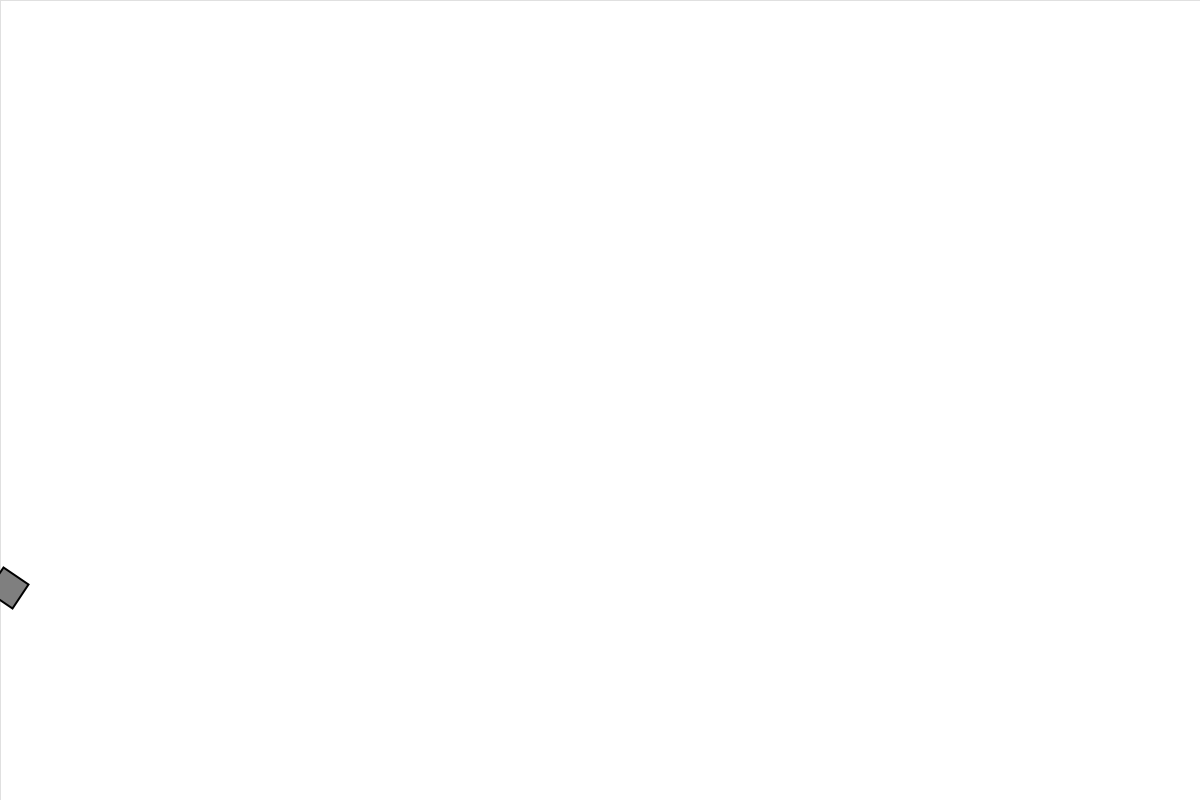
Frame 1 (no input)
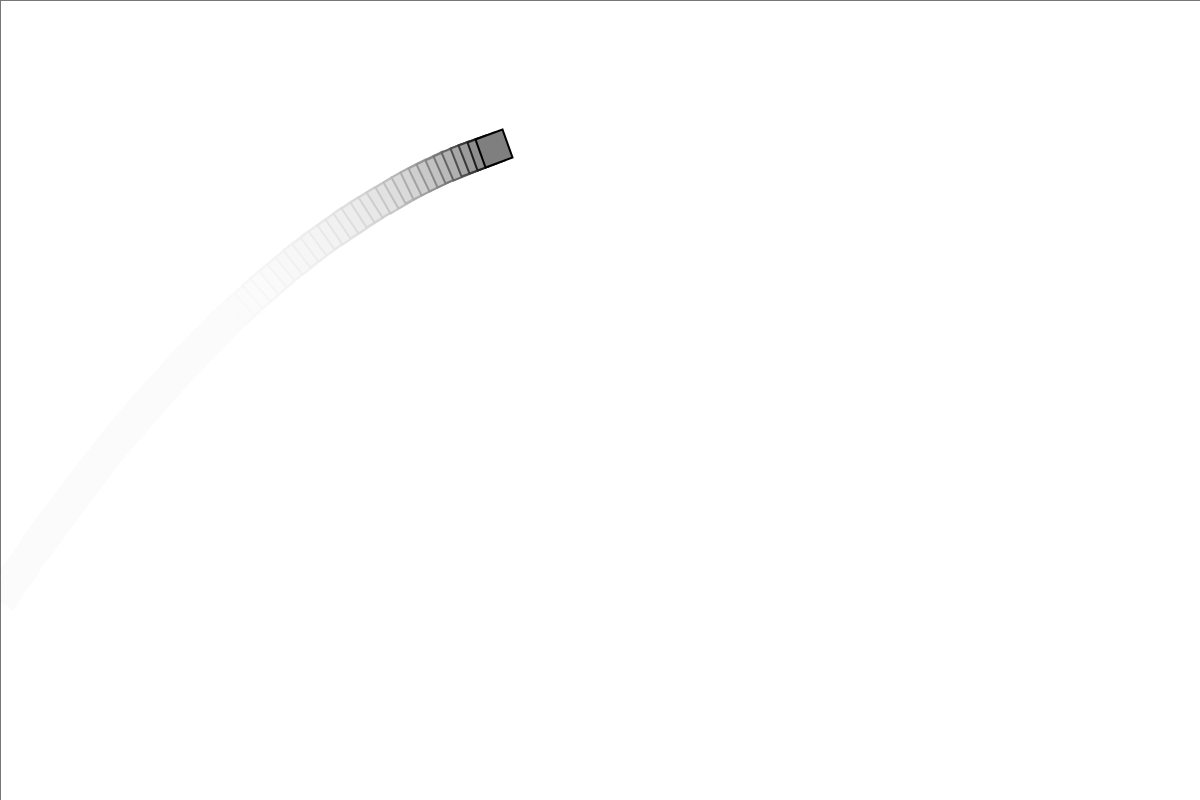
Frame 60 (the mouse pressed at the canvas centre just before this capture)
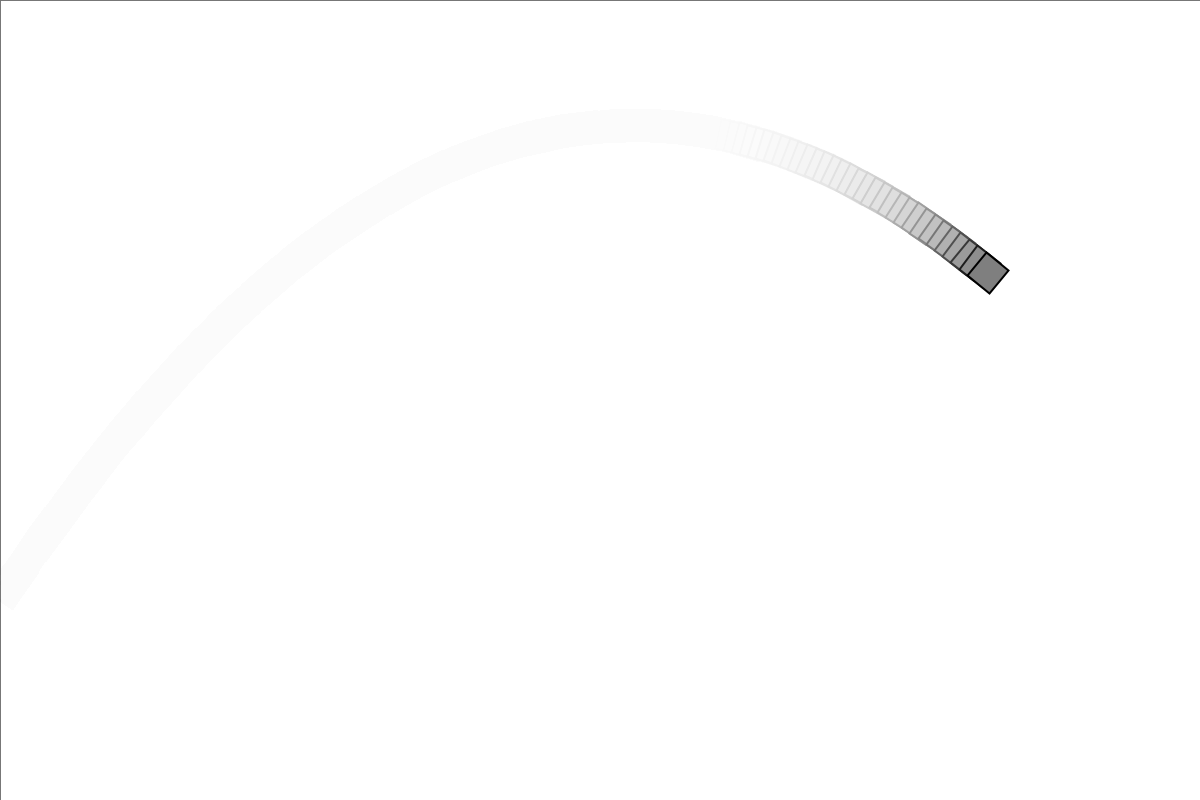
Frame 120 (the mouse held since frame 60 and released just before this capture)

The Processing sketch that drew these frames (run headless with seeded random() and noise(); from frame 60 on, the mouse is pressed at the canvas centre):

// Processing sketch: Park_NOC_3_2
// ── Park_NOC_3_2.pde
/* Ryan P "10/7/19"
"Rotating Projectile"
Information Engineering  '18-19     St. Mark's School of Texas
Code Abstract: This piece of code is supposed to launch a rectangle and apply gravity and show rotate toward its heading
Source(s): My own code
This program is free software: you can redistribute it and/or modify it under the terms of the GNU General Public License v3 as published by the Free Software Foundation
*/

//DCR: Does not yet rotate but translates nicely! Fix please.
// Score : 24/30.
FiredObject a;//creates the object a

void setup(){
  size(1200,800);
  smooth();
  background(255);
  //sets the background and other menial things
  a = new FiredObject();
  //initializes the object
}

void draw(){
  rectMode(CORNER);
  strokeWeight(0);
  stroke(0);
  fill(255,30);
  rect(0,0,width,height);
  //creates the fade effect
  
  a.run();
  //runs all the components necessary to create the launched object
}

// ── fired.pde
class FiredObject{
  
  PVector acceleration,velocity,position;
  float topspeed,xoff,yoff, mass;
  //creates the variables and PVectors needed for the code
  FiredObject(){
    acceleration = new PVector (0,0);
    velocity = new PVector(random(5,10),random(-15,-5));
    //creates the acceleration and velocity for each new fired object
    position = new PVector (0,displayHeight/2);
    topspeed=4;
    xoff=1000;
    yoff=0;
    mass=random(7,30);
    //sets the initial values of all the variables
  }
  void run(){ //runs the object
    PVector gravity = new PVector(0, 0.16*a.mass);
    a.applyForce(gravity);
    a.update();
    a.EdgeCheck();
    a.display();
  }
  void applyForce(PVector force) { //used to apply gravity, but can use it to change acceleration according to any force
    PVector f = PVector.div(force,mass);
    acceleration.add(f);
  }
  void update() {//changes position/velocity
    velocity.add(acceleration);
    position.add(velocity);
    acceleration.mult(0);
  }
  
  void display(){
    float theta = velocity.heading2D();

    stroke(0);
    strokeWeight(2);
    fill(127);
    pushMatrix();
    rectMode(CENTER);
    translate(position.x, position.y);
    rotate(theta);
    rect(0, 0, mass, 30);
    popMatrix();
    //draws and rotates the rectangle
  }
  
  void EdgeCheck(){
    if (position.x > width) {
      acceleration.mult(0);
      velocity.mult(0);
      //this stops the rectangle from moving if it hits the edge
    } /*else if (location.x < 0) { //its good to think about this scenario but it will never occur in this piece of code
    }*/
  }
  
}
